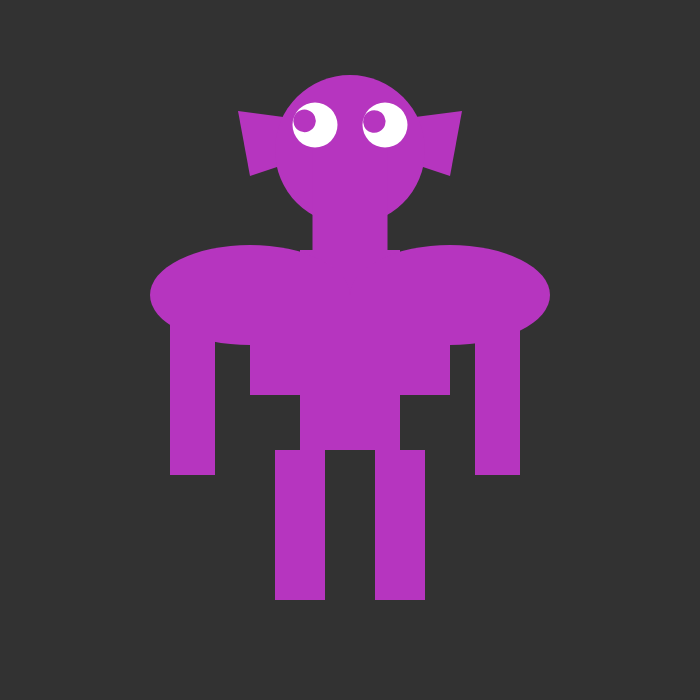
Frame 1 (no input)
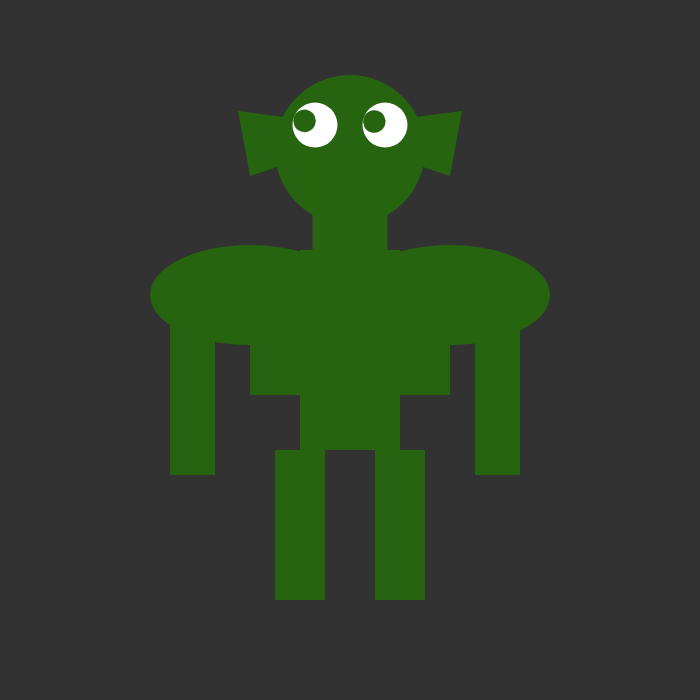
Frame 60 (no input)
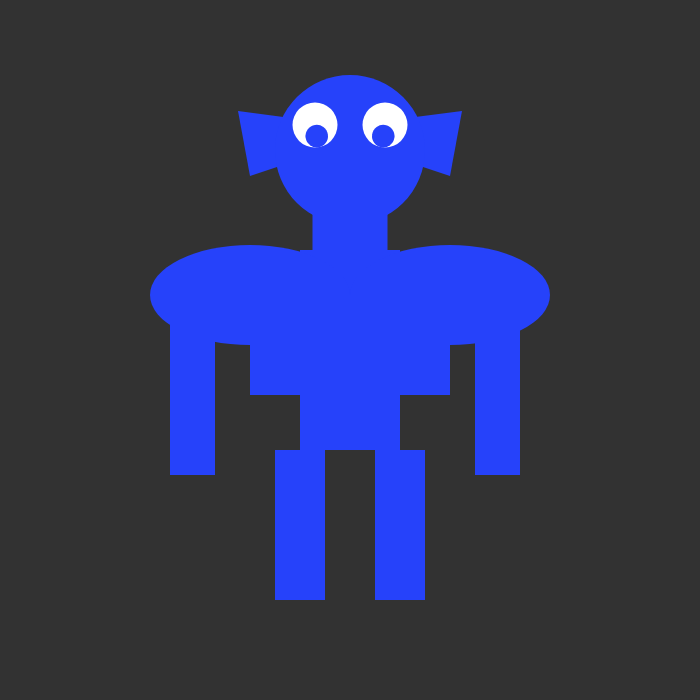
Frame 120 (the mouse pressed at the canvas centre since frame 60)

The p5.js sketch that drew these frames (run headless with seeded random() and noise() and a simulated clock; from frame 60 on, the mouse is pressed at the canvas centre):

// p5.js sketch
// ── sketch.js
var colors = { r:undefined, g: undefined, b: undefined }

var arm_1 = { x: 475, y: 275, u_d: 1 }; arm_2 = { x: 170, y: 275, u_d: 1 };
var eye_baller_1 = undefined; var eye_baller_2 = undefined;

function setup() {
  createCanvas(700, 700);
  eye_baller_1 = new Eye((700 / 2) - 35, (700 / 2) - 225, 45); eye_baller_2 = new Eye((700 / 2) + 35, (700 / 2) - 225, 45);
}

function draw() {

  noStroke();

 colors.r = random(0, 255); colors.g = random(0, 255); colors.b = random(0, 255);

  background(50, 50, 50);

  /* Ears */ fill(colors.r, colors.g, colors.b); quad(38 + 200, 31 + 80, 86 + 220, 20 + 100, 69 + 220, 63 + 100, 30 + 220, 76 + 100); quad(700 - 238, 31 + 80, (86 * 2) + 220, 20 + 100, 700 - (220 + 69), 63 + 100, 700 - 250, 76 + 100);
  /* Head */ fill(colors.r, colors.g, colors.b); ellipse(700 / 2, (700 / 2) - 200, 150, 150);
  /* Neck */ fill(colors.r, colors.g, colors.b); rect(375 - 62.5, 100, 75, 150);
  /* Eyes */ eye_baller_1.update(mouseX, mouseY); eye_baller_1.display(); eye_baller_2.update(mouseX, mouseY); eye_baller_2.display();
  /* Tummy v1 */ fill(colors.r, colors.g, colors.b); rect(300, 250, 100, 200);
  /* Tummy v2 */ fill(colors.r, colors.g, colors.b); ellipse(250, 295, 200, 100); ellipse(450, 295, 200, 100);
  /* Tummy v3 */ fill(colors.r, colors.g, colors.b); rect(250, 295, 200, 100);
  /* Arms */ fill(colors.r, colors.g, colors.b); rect(arm_1.x, arm_1.y, 45, 200); rect(arm_2.x, arm_2.y, 45, 200);
  /* Legs */ fill(colors.r, colors.g, colors.b); rect((700 / 2) - 75, (700 / 2) + 100, 50, 150); rect((width / 2) + 25, (height / 2) + 100, 50, 150);
}

function Eye(tx, ty, ts) {
  this.x = tx; this.y = ty; this.size = ts; this.angle = 0;

  this.update = function(mx, my) { this.angle = atan2(my - this.y, mx - this.x); }
  this.display = function() {
    push();
    translate(this.x, this.y);
    fill(255);
    ellipse(0, 0, this.size, this.size);
    rotate(this.angle);
    fill(colors.r, colors.g, colors.b);
    ellipse(this.size / 4, 0, this.size / 2, this.size / 2);
    pop();
  }
}
